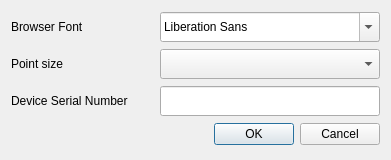
<?xml version="1.0" encoding="UTF-8"?>
<ui version="4.0">
 <class>Settings</class>
 <widget class="QDialog" name="Settings">
  <property name="geometry">
   <rect>
    <x>0</x>
    <y>0</y>
    <width>391</width>
    <height>160</height>
   </rect>
  </property>
  <property name="minimumSize">
   <size>
    <width>391</width>
    <height>150</height>
   </size>
  </property>
  <property name="maximumSize">
   <size>
    <width>391</width>
    <height>160</height>
   </size>
  </property>
  <property name="windowTitle">
   <string>Settings</string>
  </property>
  <layout class="QGridLayout" name="gridLayout">
   <item row="3" column="0">
    <widget class="QDialogButtonBox" name="buttonBox">
     <property name="orientation">
      <enum>Qt::Horizontal</enum>
     </property>
     <property name="standardButtons">
      <set>QDialogButtonBox::Cancel|QDialogButtonBox::Ok</set>
     </property>
    </widget>
   </item>
   <item row="2" column="0">
    <layout class="QHBoxLayout" name="horizontalLayout_3">
     <item>
      <widget class="QLabel" name="label_3">
       <property name="text">
        <string>Device Serial Number</string>
       </property>
      </widget>
     </item>
     <item>
      <widget class="QLineEdit" name="serialNumber">
       <property name="minimumSize">
        <size>
         <width>220</width>
         <height>30</height>
        </size>
       </property>
       <property name="maximumSize">
        <size>
         <width>220</width>
         <height>30</height>
        </size>
       </property>
      </widget>
     </item>
    </layout>
   </item>
   <item row="1" column="0">
    <layout class="QHBoxLayout" name="horizontalLayout_2">
     <item>
      <widget class="QLabel" name="label_2">
       <property name="text">
        <string>Point size</string>
       </property>
      </widget>
     </item>
     <item>
      <widget class="QComboBox" name="pointComboBox">
       <property name="minimumSize">
        <size>
         <width>220</width>
         <height>30</height>
        </size>
       </property>
       <property name="maximumSize">
        <size>
         <width>220</width>
         <height>30</height>
        </size>
       </property>
      </widget>
     </item>
    </layout>
   </item>
   <item row="0" column="0">
    <layout class="QHBoxLayout" name="horizontalLayout">
     <item>
      <widget class="QLabel" name="label">
       <property name="text">
        <string>Browser Font</string>
       </property>
      </widget>
     </item>
     <item>
      <widget class="QFontComboBox" name="fontComboBox">
       <property name="minimumSize">
        <size>
         <width>220</width>
         <height>30</height>
        </size>
       </property>
       <property name="maximumSize">
        <size>
         <width>220</width>
         <height>30</height>
        </size>
       </property>
      </widget>
     </item>
    </layout>
   </item>
  </layout>
 </widget>
 <resources/>
 <connections>
  <connection>
   <sender>buttonBox</sender>
   <signal>accepted()</signal>
   <receiver>Settings</receiver>
   <slot>accept()</slot>
   <hints>
    <hint type="sourcelabel">
     <x>248</x>
     <y>254</y>
    </hint>
    <hint type="destinationlabel">
     <x>157</x>
     <y>274</y>
    </hint>
   </hints>
  </connection>
  <connection>
   <sender>buttonBox</sender>
   <signal>rejected()</signal>
   <receiver>Settings</receiver>
   <slot>reject()</slot>
   <hints>
    <hint type="sourcelabel">
     <x>316</x>
     <y>260</y>
    </hint>
    <hint type="destinationlabel">
     <x>286</x>
     <y>274</y>
    </hint>
   </hints>
  </connection>
 </connections>
</ui>
